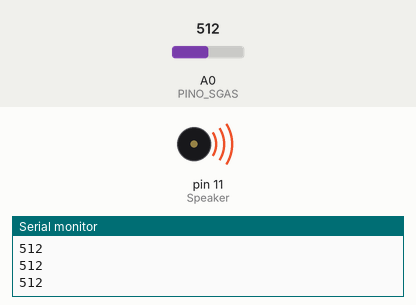
The sketch below on a simulated Arduino Uno, built with avr-gcc and run on an emulated ATmega328P. On the bench: buzzer (waves = sounding), the last lines printed to the serial monitor. Inputs (shaded band) come from the test bench; at power-on: A0 (PINO_SGAS) = 512.

Above: at 1.3 s.
1.4 s: A0 (PINO_SGAS) set to 313
3.1 s: A0 (PINO_SGAS) set to 288
At 4.5 s:
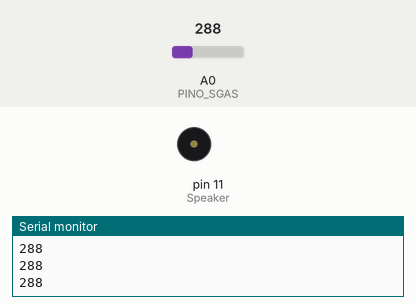
5.2 s: A0 (PINO_SGAS) set to 306
7.0 s: A0 (PINO_SGAS) set to 290
At 7.8 s:
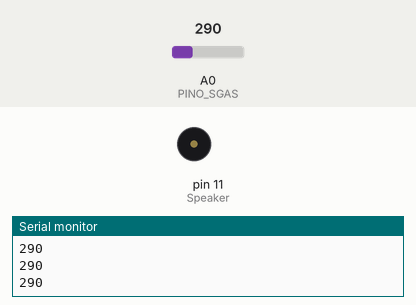
Timing chart, 0 to 9.8 s (numbered marks = the images above; inputs shaded):
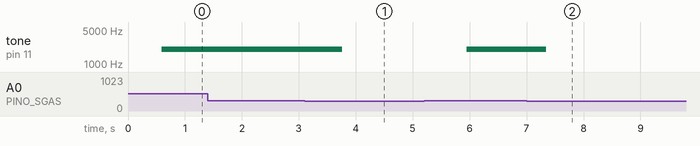

The sketch:

gasSensor.ino
```cpp
int const PINO_SGAS = A0;
int Speaker = 11;
int toneVal;
float sinVal;

void setup() {
  pinMode(Speaker, OUTPUT);
  Serial.begin(9600);
}

void loop() {
  int val = analogRead(PINO_SGAS);
  Serial.println(val, DEC);
  delay(200);

  if (val >= 300) {
    for (int x = 0; x < 180; x++) {
      sinVal = (sin(x * 3.1415 / 180));
      toneVal = 2000 + (int(sinVal * 1000));
      tone(Speaker, toneVal);
      delay(2);
    }
  } else {
    noTone(Speaker);
  }

}
```

Measured:
- the behaviour switches between 300 and 299 on A0 (PINO_SGAS) (found by bisection; images 0 and 1)
- after the input at 3.1 s, tone on pin 11 (Speaker): 2017 Hz → silent after 0.66 s
- after the input at 5.2 s, tone on pin 11 (Speaker): silent → 2017 Hz after 0.75 s
- after the input at 7.0 s, tone on pin 11 (Speaker): 2017 Hz → silent after 0.34 s
